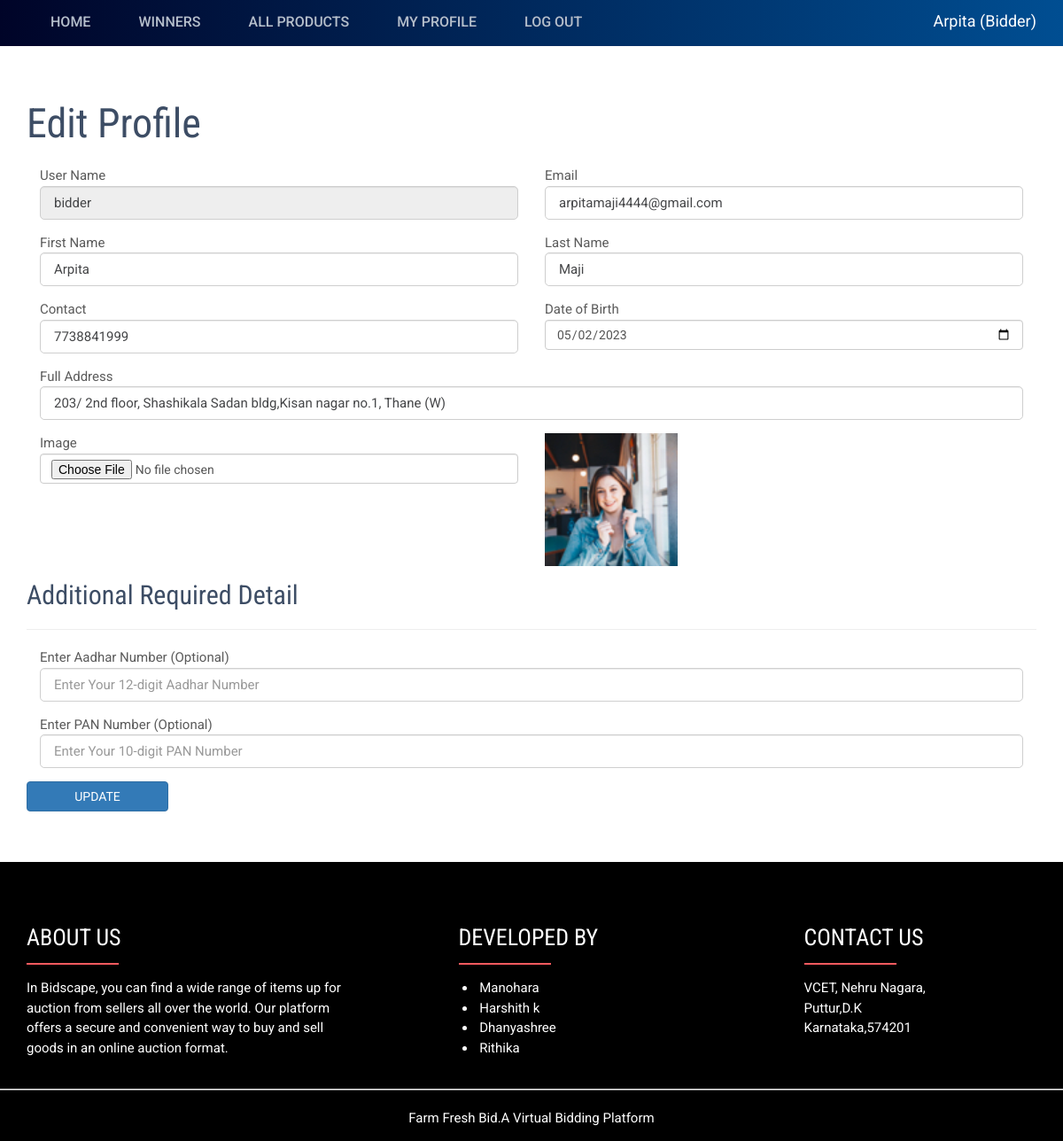
Page /edit_profile/ (signed in) on the committed database.
### bid_app/models.py (models this page shows, shortened)
class AuctionUser (models.Model):
    user = models.ForeignKey(User, on_delete=models.CASCADE, null=True, blank=True)
    dob = models.DateField(null=True, blank=True)
    address = models.CharField(max_length=100, null=True, blank=True)
    contact = models.CharField(max_length=10, null=True, blank=True)
    image = models.ImageField(upload_to='profile_images/', null=True, blank=True)
    user_type = models.CharField(max_length=100, null=True, blank=True)
    status = models.CharField(max_length=100, null=True, blank=True, default="pending")
    membership = models.ForeignKey('Member_fee', on_delete=models.CASCADE, null=True, blank=True)  # Ensure Member_fee is defined
    created = models.DateTimeField(auto_now_add=True)
    adhar_card = models.FileField(null=True, blank=True)
    pan_card = models.FileField(null=True, blank=True)
    bank_statement = models.FileField(null=True, blank=True)
    adhar_number = models.CharField(max_length=100, null=True, blank=True)
    pan_number = models.CharField(max_length=100, null=True, blank=True)
    account_number = models.CharField(max_length=100, null=True, blank=True)
    email_verification = models.BooleanField(null=True, blank=True)
    otp = models.CharField(max_length=100, null=True, blank=True)

### bid_app/views.py (the view, shortened to what this page needs)
# urls.py: path('edit_profile/', edit_profile, name="edit_profile"),  # Ensure this line is correct
def edit_profile(request):
    if not request.user.is_authenticated:
        return redirect('login')
    auction_user = AuctionUser .objects.get(user=request.user)
    return render(request, 'edit_profile.html', {'pro': auction_user})

### bid_app/templates/edit_profile.html (shortened to what this page needs)
{% extends 'index.html' %}
{% load static %}
{% block body %}
<div id="inner_banner" class="inner_banner_section" style="margin-top:5%">
  <div class="container">
    <div class="row">
      <div class="col-md-12">
        <div class="full">
          <div class="title-holder">
            <div class="title-holder-cell text-left">
              <h1 class="page-title">Edit Profile</h1>
            </div>
          </div>
        </div>
      </div>
    </div>
  </div>
</div>
<div class="container">
  <div class="row">
    <div class="full">
      <div class="col-lg-12 col-md-12 col-sm-12 col-xs-12 contant_form">
        <div class="form_section">
          <form method="post" action="" enctype="multipart/form-data">
            <div class="form-row">
              <div class="form-group col-md-6">
                <label for="inputEmail4">User  Name</label>
                <input type="text" class="form-control" name="uname" value="{{pro.user.username}}" id="inputEmail4" readonly>
              </div>
              <div class="form-group col-md-6">
                <label for="exampleInputEmail1">Email</label>
                <input type="email" class="form-control" id="exampleInputEmail1" aria-describedby="emailHelp" name="email" value="{{pro.user.email}}">
              </div>
            </div>
            <div class="form-row">
              <div class="form-group col-md-6">
                <label for="inputEmail4">First Name</label>
                <input type="text" class="form-control" value="{{pro.user.first_name}}" name="fname" id="inputEmail4">
              </div>
              <div class="form-group col-md-6">
                <label for="inputPassword4">Last Name</label>
                <input type="text" class="form-control" name="lname" value="{{pro.user.last_name}}" id="inputPassword4">
              </div>
            </div>
            <div class="form-row">
              <div class="form-group col-md-6">
                <label for="exampleInputPassword1">Contact</label>
                <input type="text" class="form-control" id="exampleInputPassword1" value="{{pro.contact}}" name="contact">
              </div>
              <div class="form-group col-md-6">
                <label for="exampleInputPassword1">Date of Birth</label>
                <input type="date" class="form-control" id="exampleInputPassword1" name="date" value="{{pro.dob|date:'Y-m-d'}}">
              </div>
            </div>
            <div class="form-row">
              <div class="form-group col-md-12">
                <label for="exampleInputPassword1">Full Address</label>
                <input type="text" class="form-control" id="exampleInputPassword1" value="{{pro.address}}" name="add">
              </div>
              <div class="form-row">
                <div class="form-group col-md-6">
                  <label for="exampleInputPassword1">Image</label>
                  <input type="file" class="form-control" id="exampleInputPassword1" name="img" value="choose file">
                </div>
                <div class="form-group col-md-6">
                  <img src="{{pro.image.url}}" style="width:150px;height:150px">
                </div>
              </div>
              <h4>Additional Required Detail</h4><hr>
              <div class="form-group col-md-12">
                <label for="exampleInputPassword1">Enter Aadhar Number (Optional)</label>
                <input type="text" class="form-control" id="exampleInputPassword1" maxlength="12" minlength="12" name="adhar_number" value="{% if pro.adhar_number %}{{pro.adhar_number}}{% endif %}" placeholder="Enter Your 12-digit Aadhar Number">
              </div>
              <div class="form-group col-md-12">
                <label for="exampleInputPassword1">Enter PAN Number (Optional)</label>
                <input type="text" class="form-control" id="exampleInputPassword1" maxlength="10" minlength="10" name="pan_number" value="{% if pro.pan_number %} {{pro.pan_number}}{% endif %}" placeholder="Enter Your 10-digit PAN Number">
              </div>
            </div>
            <button type="submit" class="btn btn-primary" style="margin-bottom:5%">Update</button>
          </form>
        </div>
      </div>
    </div>
  </div>
</div>
{% endblock %}

### bid_app/templates/index.html (shortened to what this page needs)
<!DOCTYPE html>
{% load static %}
<html class="no-js">
<head id="Head1">
<link rel="stylesheet" href="{% static 'assets/plugins/bootstrap/css/bootstrap.min.css' %}" />
<link rel="stylesheet" href="{% static 'assets/plugins/font-awesome/css/font-awesome.min.css' %}" />
<link rel="stylesheet" href="{% static 'css/style.css' %}" />
<link rel="stylesheet" href="{% static 'css/vendor/venobox.css' %}" />
<link rel="stylesheet" href="{% static 'css/rain.style.css' %}" />
<link rel="stylesheet" href="{% static 'css/responsive.css' %}" />
    </head>
</head>
<body class="home">
                <div class="navigation-row">
                    <nav id="mainmenu">
                        <div class="wrap">
                            <ul>
                                {% if request.user.is_authenticated and request.user.auctionuser_set.all.0.user_type == "Seller" %}
                                <li><a href="/" title="Auction-Home">Home</a></li>
                                    <li><a href="/add_product" title="Add Bid">Add Bid</a></li>
                                    <li><a href="/view_product" title="View Bid">My Product</a></li>
                                    <li><a href="/meetwinners/" title="Meet Winners">Winners</a></li>
                                    <li><a href="/all_product/" title="Hot Products">All Products</a></li>
                                    <li><a href="/profile/{{request.user.id}}" title="My Profile">My Profile</a></li>
                                    <li><a href="/logout" title="Logout">Log out</a></li>
                                    <div class="user-login">
                                        <p style="color:white">{{request.user.first_name}} ({{request.user.auctionuser_set.all.0.user_type}})</p>
                                    </div>
                                {% elif request.user.is_authenticated and request.user.auctionuser_set.all.0.user_type == "Bidder" %}
                                    <li><a href="/" title="Auction-Home">Home</a></li>
                                    <li><a href="/meetwinners/" title="Meet Winners">Winners</a></li>
                                    <li><a href="/all_product/" title="Hot Products">All Products</a></li>
                                    <li><a href="/profile/{{request.user.id}}" title="My Profile">My Profile</a></li>
                                    <li><a href="/logout" title="Logout">Log out</a></li>
                                    <div class="user-login">
                                    <p style="color:white">{{request.user.first_name}} ({{request.user.auctionuser_set.all.0.user_type}})</p>
                                    </div>
                                {% else %}
                                    <li><a href="/" title="Auction-Home">Home</a></li>
                                    <li><a href="/about" title="About Us">About Us</a></li>
                                    <li><a href="/loginadmin" title="Login">Admin Login</a></li>
                                    <li><a href="/login" title="Login">Login</a></li>
                                    <li><a href="/signup" title="Signup">Sign up</a></li>
                                {% endif %}
                            </ul>
                        </div>
                    </nav>
                </div>
           {% block body %}
           {% endblock %}
                        <footer id="footer" class="footer-1" style="color: white;background-color: black;">
                            <div class="main-footer widgets-dark typo-light">
                            <div class="container">
                            <div class="row">
                              <div class="col-xs-12 col-sm-6 col-md-4">
                            <div class="widget subscribe no-box ">
                            <h5 class="widget-title about" style="color:white;">ABOUT US</h5>
                            <p>In Bidscape, you can find a wide range of items up for auction from sellers all over the world. Our platform offers a secure and convenient way to buy and sell goods in an online auction format.
                            </p>
                            </div>
                            </div>
                            <div class="col-xs-12 col-sm-6 col-md-1">
            </div>
                            <div class="col-xs-12 col-sm-6 col-md-3">
                            <div class="widget no-box">
                            <h5 class="widget-title about" style="color:white;">DEVELOPED BY</h5>
                            <ul class="thumbnail-widget">
                            <li>
                            <div class="thumb-content">&nbsp;Manohara</div>
                            </li>
                            <li>
                            <div class="thumb-content">&nbsp;Harshith k</div>
                            </li>
                            <li>
                                <div class="thumb-content">&nbsp;Dhanyashree</div>
                            </li>
                            <li>
                                <div class="thumb-content">&nbsp;Rithika</div>
                            </li>
                            </ul>
                            </div>
                            </div>
                            <div class="col-xs-12 col-sm-6 col-md-1">
            </div>
                            <div class="col-xs-12 col-sm-6 col-md-3">
                            <div class="widget no-box">
                            <h5 class="widget-title about" style="color:white;">CONTACT US</h5>
                                        <p>VCET, Nehru Nagara,<br>Puttur,D.K<br>Karnataka,574201</p>
                            </div>
                            </div>
                            </div>
                            </div>
                              <hr style="height:0.5px;color:gray;background-color:gray;">
                            <div class="footer-copyright">
                            <div class="container">
                            <div class="row">
                            <div class="col-md-12 text-center">
                            <p>Farm Fresh Bid.A Virtual Bidding Platform</p>
                            </div>
                            </div>
                            </div>
                            </div>
                            </footer>
</body>
</html>

### bid_app/static/css/responsive.css (style rules this page uses)
@media only screen and (min-width: 768px) { .user-login form, #mainmenu ul, .account-bar > ul { display:block !important; } }
@media only screen and (min-width: 1001px) and (max-width: 1200px) { .wrap { width:auto; padding:0 15px; } }
@media only screen and (min-width: 1001px) and (max-width: 1200px) { img { max-width: 100%; width:auto; height:auto; } }
@media only screen and (min-width: 1001px) and (max-width: 1200px) { .user-login { margin:10px 0 0; } }

### bid_app/templates/index.html (style rules this page uses)
.about:after { content:""; display:block; width: 4em; max-width:70%; border-bottom: 0.1em solid #FF5A5F; margin: 0.5em 0 0.5em 0; }

### rows in the picture
AuctionUser: uname "bidder", email "arpitamaji4444@gmail.com", fname "Arpita", lname "Maji", contact "7738841999", date "05/02/2023", add "203/ 2nd floor, Shashikala Sadan bldg,Kisan nagar no.1, Thane (W)", image (picture)

### other values in the picture
{{ request.user.first_name }} "Arpita"
{{ request.user.auctionuser_set.all.0.user_type }} "Bidder"
